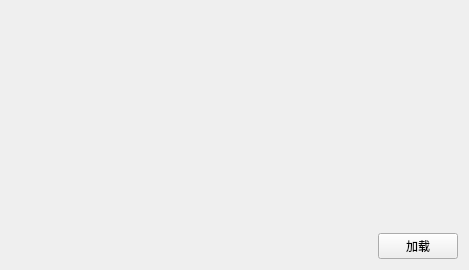
<?xml version="1.0" encoding="UTF-8"?>
<ui version="4.0">
 <class>Form</class>
 <widget class="QWidget" name="Form">
  <property name="geometry">
   <rect>
    <x>0</x>
    <y>0</y>
    <width>469</width>
    <height>270</height>
   </rect>
  </property>
  <property name="windowTitle">
   <string>Form</string>
  </property>
  <layout class="QGridLayout" name="gridLayout">
   <item row="0" column="0" colspan="2">
    <widget class="MapTableWidget" name="tableWidget" native="true"/>
   </item>
   <item row="1" column="1">
    <widget class="QPushButton" name="load">
     <property name="text">
      <string>加载</string>
     </property>
    </widget>
   </item>
   <item row="1" column="0">
    <spacer name="horizontalSpacer">
     <property name="orientation">
      <enum>Qt::Horizontal</enum>
     </property>
     <property name="sizeHint" stdset="0">
      <size>
       <width>40</width>
       <height>20</height>
      </size>
     </property>
    </spacer>
   </item>
  </layout>
 </widget>
 <customwidgets>
  <customwidget>
   <class>MapTableWidget</class>
   <extends>QWidget</extends>
   <header>maptablewidget.h</header>
  </customwidget>
 </customwidgets>
 <resources/>
 <connections/>
</ui>
